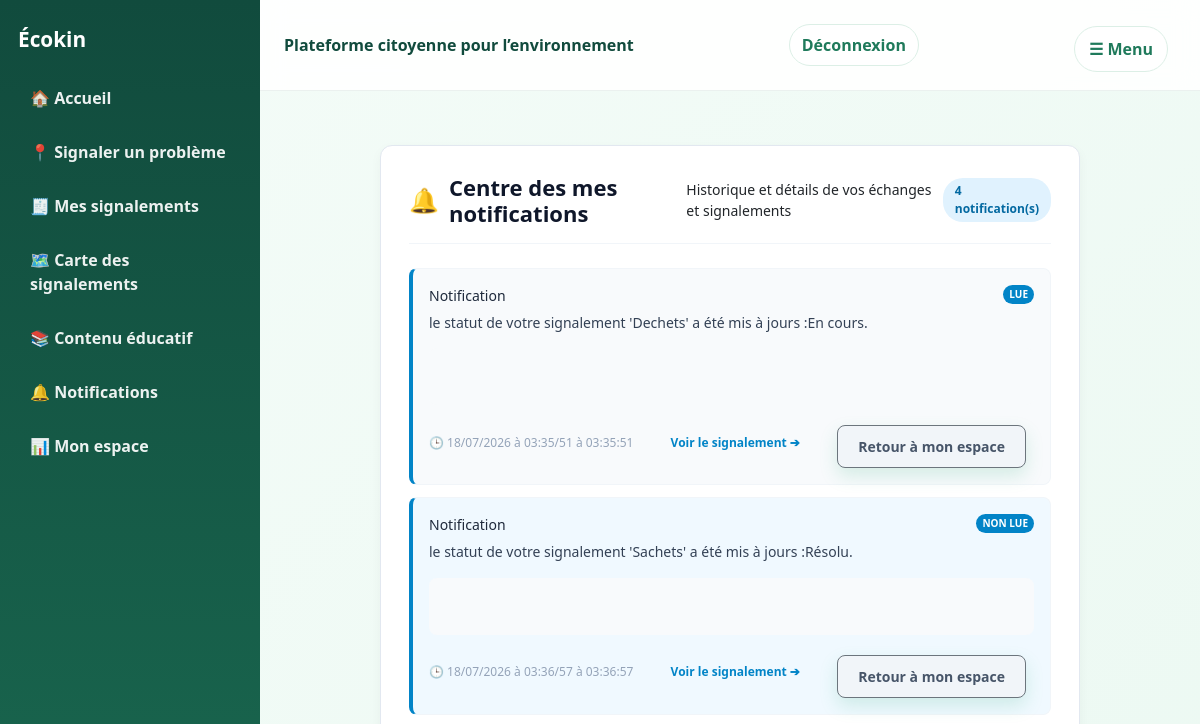
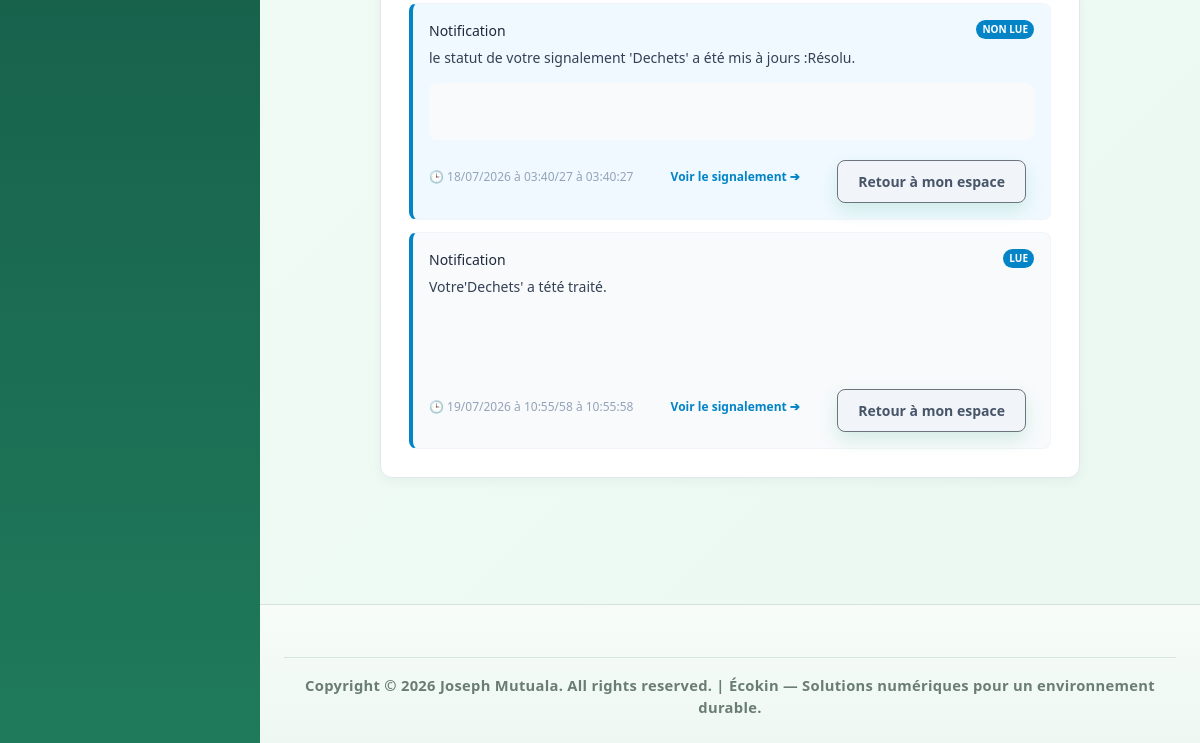
/notifications/notifications/ (signed in), run on an earlier commit of the app's database (2 pictures, top to bottom).
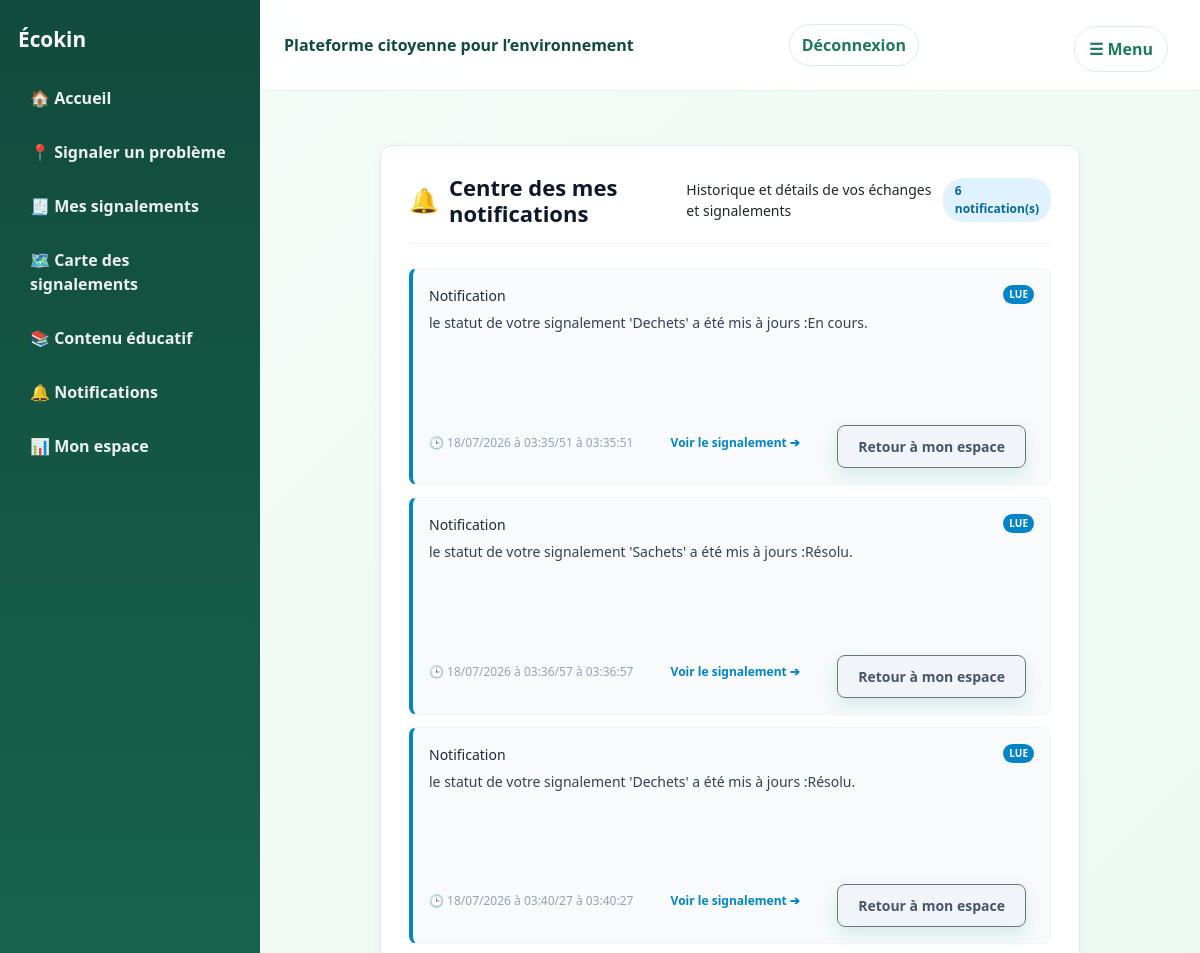
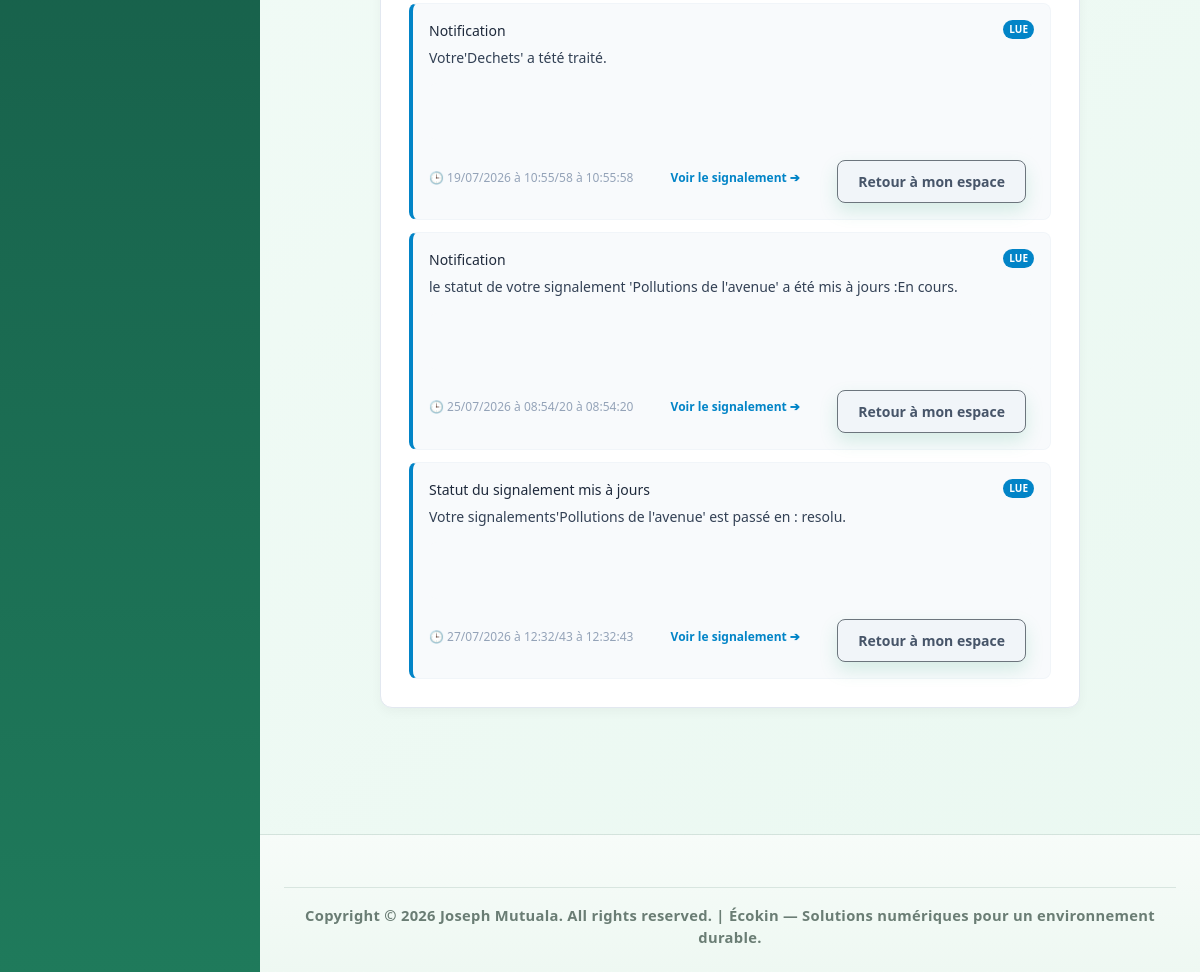
And on a later commit of the database (2 pictures, top to bottom).
### notifications/models.py (models this page shows, shortened)
class Notifications(models.Model):
    utilisateur = models.ForeignKey(settings.AUTH_USER_MODEL, on_delete=models.CASCADE)
    expediteur = models.ForeignKey(settings.AUTH_USER_MODEL, on_delete=models.SET_NULL, null=True, blank=True, related_name='notifications_envoyees')
    signalement =models.ForeignKey(Signalements, on_delete=models.CASCADE, null=True, blank=True)
    titre=models.CharField(max_length=200)
    message = models.TextField()
    lu = models.BooleanField(default=False)
    date_creation=models.DateTimeField(auto_now_add=True)
    url=models.CharField(max_length=255, blank=True, null=True)

### notifications/views.py (the view)
# urls.py: path('notifications/', include('notifications.urls')),
@login_required
def notifications(request):
    liste_notifications = Notifications.objects.filter(utilisateur=request.user).order_by('date_creation')
    return render(request, 'notifications/notifications.html', {'notifications': liste_notifications})

### templates/notifications/notifications.html (shortened to what this page needs)
{% extends 'base.html' %}
{% block content %}
<div style="max-width: 700px; margin: 30px auto; padding-bottom: 40px;">
    <div class="card" style="padding: 28px; background: #ffffff; border-radius: 12px; border: 1px solid #e2e8f0; box-shadow: 0 4px 12px rgba(0,0,0,0.04);">
        <div style="display: flex; justify-content: space-between; align-items: center; margin-bottom: 24px; padding-bottom: 16px; border-bottom: 1px solid #f1f5f9;">
            <div style="display: flex; align-items: center; gap: 10px;">
                <span style="font-size: 24px;">🔔</span>
                <h2 style="margin: 0; font-size: 22px; font-weight: 800; color: #0f172a;">
                    Centre des mes notifications
                </h2>
                <small style="color #64748b;">Historique et détails de vos échanges et signalements</small>
            </div>
            {% if notifications %}
                <span class="pill" style="background: #e0f2fe; color: #0369a1; padding: 4px 12px; border-radius: 20px; font-size: 12px; font-weight: 600;">
                    {{ notifications|length }} notification(s)
                </span>
            {% endif %}
        </div>
        {% if notifications %}
            <div style="display: flex; flex-direction: column; gap: 12px;">
                {% for notification in notifications %}
                    <div style="padding: 16px; background: {% if notification.lu %}#f8fafc{% else %}#f0f9ff{% endif %}; border-radius: 8px; border-left: 4px solid {% if notification.est_lue or notification.is_read %}#cbd5e1{% else %}#0284c7{% endif %}; border-top: 1px solid #f1f5f9; border-right: 1px solid #f1f5f9; border-bottom: 1px solid #f1f5f9; transition: background 0.2s ease;">
                        <div style="display: flex; justify-content: space-between; align-items: flex-start; gap: 12px; margin-bottom: 6px;">
                            <h3 style="margin: 0; font-size: 14px; color: #1e293b; line-height: 1.5; font-weight: 500;">
                                {{ notification.titre|default:"Mise à jour sur votre signalement" }}
                            </h3>
                            {% if not notification.lu %}
                                <span class="pill" style="background: #0284c7; color: #ffffff; font-size: 10px; font-weight: 700; padding: 2px 6px; border-radius: 10px; text-transform: uppercase;">
                                    Non lue
                                </span>
                            {% else %}
                                <span class="pill" style="background: #0284c7; color: #ffffff; font-size: 10px; font-weight: 700; padding: 2px 6px; border-radius: 10px; text-transform: uppercase;">
                                    Lue
                                </span>
                            {% endif %}
                        </div>
                        <p style="margin: 0 0 14px 0; font-size: 14px; color: #64748b; font-size: 14px; color: #334155; line-height: 1.6;">
                            {{ notification.message }}
                        </p>
                        <div style="background: #f8fafc; padding: 12px; border-radius: 8px; margin-bottom: 12px; font-size: 13px; color: #475569; display: flex; flex-direction: colum; gap: 6px;">
                        </div>
                        <div style="display: flex; justify-content: space-between; align-items: center; margin-top: 8px;">
                            <small style="color: #94a3b8; font-size: 12px;">
                                {% if notification.date_creation %}
                                🕒 {{ notification.date_creation|date:"d/m/Y \à H:i/s" }} à {{ notification.date_creation|date:"H:i:s" }}
                                {% elif notification.created_at %}
                                    {{ notification.created_at }} à {{ notification.created_at|date:"H:i:s" }}
                                {% endif %}
                            </small>
                            <a href="{% url 'lire_notification' notification.pk %}" style="color: #0284c7; font-size: 12px; font-weight: 600;">
                                Voir le signalement ➔
                            </a>
                            <a href="{% url 'aller_a_mon_espace' %}" class="btn btn-secondary" style="padding: 10px 20px; font-size: 14px; font-weight: 600; text-decoration: none; background: #f1f5f9; color: #475569; border-radius: 8px;">
                                Retour à mon espace
                            </a>
                        </div>
                    </div>
                {% endfor %}
            </div>
        {% endif %}
    </div>
</div>
{% endblock %}

### templates/base.html (shortened to what this page needs)
<!DOCTYPE html>
<html lang="fr">
    <head>
        <link rel="stylesheet" href="https://cdn.jsdelivr.net/npm/bootstrap@5.3.0/dist/css/bootstrap.min.css">
    </head>
    <body>
        {% if request.resolver_match.url_name not in 'accueil login inscription' %}
            {% block navigation %}
            <div class="app-shell">
                <aside class="sidebar">
                    <a class="brand" href="/">Écokin</a>
                    <div class="sidebar-nav">
                        <a href="{% url 'accueil' %}">🏠 Accueil</a>
                        {% if user.role == 'citoyens'%}
                        <a href="{% url 'creer' %}">📍 Signaler un problème</a>
                        <a href="{% url 'liste' %}">🧾 Mes signalements</a>
                        {% endif %}
                        <a href="{% url 'carte_signalements' %}">🗺️ Carte des signalements</a>
                        <a href="{% url 'liste_articles' %}">📚 Contenu éducatif</a>
                        <a href="{% url 'notifications'%}"> 🔔 Notifications</a>
                        {% if user.is_authenticated %}
                            <a href="{% url 'dashboard' %}">📊 Mon espace </a>
                        {% endif %}
                    </div>
                </aside>
            {% endblock %}
        {% endif%}
            <div class="main-panel">
                <nav class="topbar">
                    <div style="font-weight:700; color:var(--green-900);">Plateforme citoyenne pour l’environnement</div>
                    <div class="nav-links" id="nav-links">
                        {% if user.is_authenticated %}
                            <a href="{% url 'logout' %}" data-bs-toggle="modal" data-bs-target="#logoutModal" class="btn secondary" style="margin:0; padding:8px 12px;">Déconnexion</a>
                        {% else %}
                            <a href="{% url 'login' %}" class="btn secondary" style="margin:0; padding:8px 12px;">Connexion</a>
                            <a href="{% url 'inscription' %}" class="btn" style="margin:0; padding:8px 12px;">Inscription</a>
                        {% endif %}
                    </div>
                       <button type="button" class="mobile-toggle btn secondary" onclick="document.getElementById('nav-links').classList.toggle('open');">☰ Menu</button>
                </nav>
                <main class="page-shell">
                    {% block content %}
                    {% endblock %}
                </main>
                <footer class="site-footer" >
                    <div class="footer-bottom">
                        {% block footer_copyright %}
                        Copyright © 2026 Joseph Mutuala. All rights reserved. | Écokin — Solutions numériques pour un environnement durable.
                        {% endblock %}
                    </div>
                </footer>
            </div>
        </div>
    </body>
</html>

### templates/base.html (style rules this page uses)
:root { --green-900: #114b3d; --green-700: #1f7a5b; --green-500: #36b37e; --green-100: #eaf8f1; --text: #163126; --muted: #5f786d; --card: #ffffff; --shadow: 0 16px 35px rgba(17, 75, 61, 0.12); }
* { box-sizing: border-box; }
body { margin: 0; font-family: "Segoe UI", Arial, sans-serif; color: var(--text); background: linear-gradient(135deg, #f4fcf8 0%, #eaf8f1 100%); }
a { text-decoration: none; color: inherit; }
.app-shell { display: grid; grid-template-columns: 280px 1fr; min-height: 100vh; }
.sidebar { background: linear-gradient(180deg, var(--green-900), var(--green-700)); color: white; padding: 24px 18px; display: flex; flex-direction: column; gap: 20px; }
.brand { font-weight: 800; font-size: 1.3rem; color: white; }
.sidebar-nav { display: grid; gap: 8px; }
.sidebar-nav a { padding: 11px 12px; border-radius: 12px; color: rgba(255,255,255,0.92); font-weight: 600; transition: all 0.2s ease; }
.main-panel { display: flex; flex-direction: column; }
.topbar { display: flex; justify-content: space-between; align-items: center; padding: 18px 24px; background: rgba(255,255,255,0.88); backdrop-filter: blur(12px); border-bottom: 1px solid rgba(17,75,61,0.08); position: sticky; top: 0; z-index: 20; }
.nav-links { display: flex; gap: 10px; align-items: center; flex-wrap: wrap; }
.nav-links a { color: var(--muted); font-weight: 600; padding: 8px 12px; border-radius: 999px; transition: all 0.2s ease; }
.mobile-toggle { display: none; }
.page-shell { max-width: 1240px; margin: 0 auto; padding: 24px; width: 100%; }
.card { background: var(--card); border-radius: 18px; padding: 20px; box-shadow: var(--shadow); }
.card h3, .card h4 { margin-top: 0; color: var(--green-900); }
.btn { display: inline-block; padding: 10px 14px; border-radius: 999px; background: var(--green-500); color: white; font-weight: 700; margin-right: 8px; margin-top: 8px; transition: all 0.2s ease; box-shadow: 0 8px 18px rgba(54, 179, 126, 0.18); }
.btn.secondary { background: white; color: var(--green-700); border: 1px solid #dcefe6; box-shadow: none; }
.pill { display: inline-flex; align-items: center; gap: 6px; padding: 6px 10px; background: var(--green-100); color: var(--green-700); border-radius: 999px; font-size: 0.9rem; font-weight: 700; }
.site-footer { margin-top: 32px; padding: 32px 24px 24px; color: #4b655b; background: linear-gradient(180deg, #f7fcf9 0%, #eef8f2 100%); border-top: 1px solid rgba(17,75,61,0.12); }
.footer-bottom { max-width: 1240px; margin: 20px auto 0; padding: 16px 18px 0; border-top: 1px solid rgba(17,75,61,0.12); font-size: 0.92rem; text-align: center; color: #6a7d74; font-weight: 600; letter-spacing: 0.02em; }
.app-shell { display: grid; grid-template-columns: 260px 1fr; min-height: 100vh; }
.card { width: 100%; box-sizing: border-box; }

What changed in the data, as far as the page shows it:
changed Notifications "le statut de votre signalement 'Sachets' a été mis à jours :Résolu.": lu "NON LUE" → "LUE"
changed Notifications "le statut de votre signalement 'Dechets' a été mis à jours :Résolu.": lu "NON LUE" → "LUE"
added Notifications: titre "Notification", lu "LUE", message "le statut de votre signalement 'Pollutions de l'avenue' a été mis à jours :En cours.", date_creation "25/07/2026 à 08:54/20", date_creation "08:54:20"
added Notifications: titre "Statut du signalement mis à jours", lu "LUE", message "Votre signalements'Pollutions de l'avenue' est passé en : resolu.", date_creation "27/07/2026 à 12:32/43", date_creation "12:32:43"
Also different on the page:
{{ notifications|length }}: "4" → "6"
